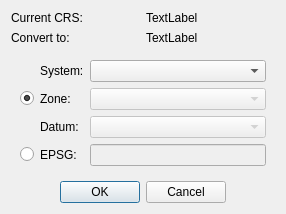
<?xml version="1.0" encoding="UTF-8"?>
<ui version="4.0">
 <class>GPSConversion</class>
 <widget class="QWidget" name="GPSConversion">
  <property name="geometry">
   <rect>
    <x>0</x>
    <y>0</y>
    <width>286</width>
    <height>201</height>
   </rect>
  </property>
  <property name="windowTitle">
   <string>GPS Conversion</string>
  </property>
  <property name="windowIcon">
   <iconset>
    <normaloff>icons/convert_gps.png</normaloff>icons/convert_gps.png</iconset>
  </property>
  <layout class="QGridLayout" name="gridLayout">
   <item row="3" column="0" colspan="2">
    <widget class="QDialogButtonBox" name="button_box">
     <property name="standardButtons">
      <set>QDialogButtonBox::Cancel|QDialogButtonBox::Ok</set>
     </property>
     <property name="centerButtons">
      <bool>true</bool>
     </property>
    </widget>
   </item>
   <item row="0" column="1">
    <widget class="QLabel" name="current_crs_label">
     <property name="sizePolicy">
      <sizepolicy hsizetype="Preferred" vsizetype="Maximum">
       <horstretch>0</horstretch>
       <verstretch>0</verstretch>
      </sizepolicy>
     </property>
     <property name="text">
      <string>TextLabel</string>
     </property>
    </widget>
   </item>
   <item row="0" column="0">
    <widget class="QLabel" name="label">
     <property name="text">
      <string>Current CRS:</string>
     </property>
    </widget>
   </item>
   <item row="1" column="0">
    <widget class="QLabel" name="label_3">
     <property name="text">
      <string>Convert to:</string>
     </property>
    </widget>
   </item>
   <item row="2" column="0" colspan="2">
    <widget class="QFrame" name="frame">
     <property name="sizePolicy">
      <sizepolicy hsizetype="Preferred" vsizetype="Maximum">
       <horstretch>0</horstretch>
       <verstretch>0</verstretch>
      </sizepolicy>
     </property>
     <property name="frameShape">
      <enum>QFrame::NoFrame</enum>
     </property>
     <property name="frameShadow">
      <enum>QFrame::Raised</enum>
     </property>
     <layout class="QGridLayout" name="gridLayout_2">
      <item row="4" column="0">
       <widget class="QRadioButton" name="epsg_rbtn">
        <property name="text">
         <string/>
        </property>
       </widget>
      </item>
      <item row="1" column="2">
       <widget class="QComboBox" name="gps_zone_cbox">
        <property name="enabled">
         <bool>false</bool>
        </property>
       </widget>
      </item>
      <item row="4" column="2">
       <widget class="QLineEdit" name="epsg_edit">
        <property name="enabled">
         <bool>false</bool>
        </property>
       </widget>
      </item>
      <item row="1" column="0">
       <widget class="QRadioButton" name="crs_rbtn">
        <property name="text">
         <string/>
        </property>
        <property name="checked">
         <bool>true</bool>
        </property>
       </widget>
      </item>
      <item row="0" column="2">
       <widget class="QComboBox" name="gps_system_cbox"/>
      </item>
      <item row="2" column="2">
       <widget class="QComboBox" name="gps_datum_cbox">
        <property name="enabled">
         <bool>false</bool>
        </property>
       </widget>
      </item>
      <item row="4" column="1">
       <widget class="QLabel" name="label_2">
        <property name="text">
         <string>EPSG:</string>
        </property>
       </widget>
      </item>
      <item row="0" column="1">
       <widget class="QLabel" name="label_4">
        <property name="text">
         <string>System:</string>
        </property>
       </widget>
      </item>
      <item row="1" column="1">
       <widget class="QLabel" name="label_5">
        <property name="text">
         <string>Zone:</string>
        </property>
       </widget>
      </item>
      <item row="2" column="1">
       <widget class="QLabel" name="label_6">
        <property name="text">
         <string>Datum:</string>
        </property>
       </widget>
      </item>
     </layout>
    </widget>
   </item>
   <item row="1" column="1">
    <widget class="QLabel" name="convert_to_label">
     <property name="text">
      <string>TextLabel</string>
     </property>
    </widget>
   </item>
  </layout>
 </widget>
 <resources/>
 <connections/>
</ui>
